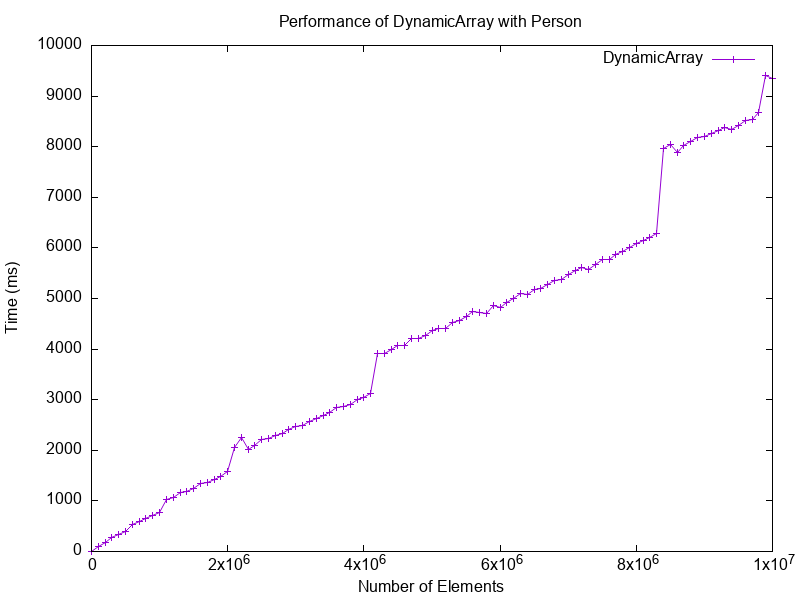

gnuplot code for this plot:
set terminal png size 800,600
set output 'graph/dynamic_array.png'
set title 'Performance of DynamicArray with Person'
set xlabel 'Number of Elements'
set ylabel 'Time (ms)'
set xrange [0:*]
set yrange [0:*]
plot 'graph/dynamic_array.dat' using 1:2 with linespoints title 'DynamicArray'
